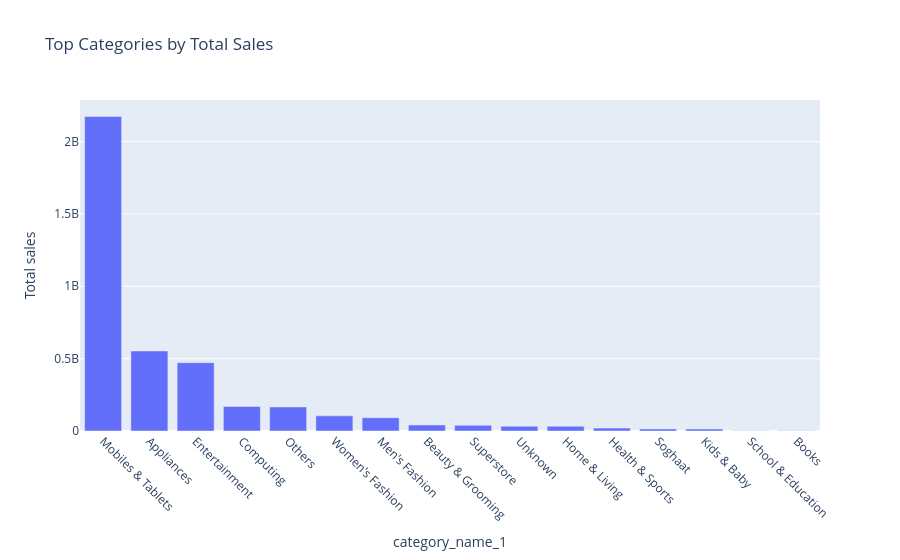

The cell this chart's notebook holds for it:
### Code cell
figTwo = px.bar(Top_cat_by_sales, x=Top_cat_by_sales.index, y=Top_cat_by_sales.values, title='Top Categories by Total Sales',
    labels={'x': 'Categories', 'y': 'Total sales'})
figTwo.update_xaxes(tickangle=45)
figTwo.show()

### Figure 1 — Plotly figure (JSON) as saved in the notebook; plotly's stock layout.template omitted (floating-point values rounded to 4 significant figures)
{"data": [{"hovertemplate": "category_name_1=%{x}<br>Total sales=%{y}<extra></extra>", "legendgroup": "", "marker": {"color": "#636efa", "pattern": {"shape": ""}}, "name": "", "orientation": "v", "showlegend": false, "textposition": "auto", "type": "bar", "x": ["Mobiles & Tablets", "Appliances", "Entertainment", "Computing", "Others", "Women's Fashion", "Men's Fashion", "Beauty & Grooming", "Superstore", "Unknown", "Home & Living", "Health & Sports", "Soghaat", "Kids & Baby", "School & Education", "Books"], "xaxis": "x", "y": [2173000000.0, 553300000.0, 472100000.0, 169800000.0, 166300000.0, 104600000.0, 91970000.0, 41530000.0, 39030000.0, 32880000.0, 32760000.0, 19960000.0, 14350000.0, 13380000.0, 2037000.0, 1047000.0], "yaxis": "y"}], "layout": {"barmode": "relative", "legend": {"tracegroupgap": 0}, "title": {"text": "Top Categories by Total Sales"}, "xaxis": {"anchor": "y", "domain": [0, 1], "tickangle": 45, "title": {"text": "category_name_1"}}, "yaxis": {"anchor": "x", "domain": [0, 1], "title": {"text": "Total sales"}}}}
